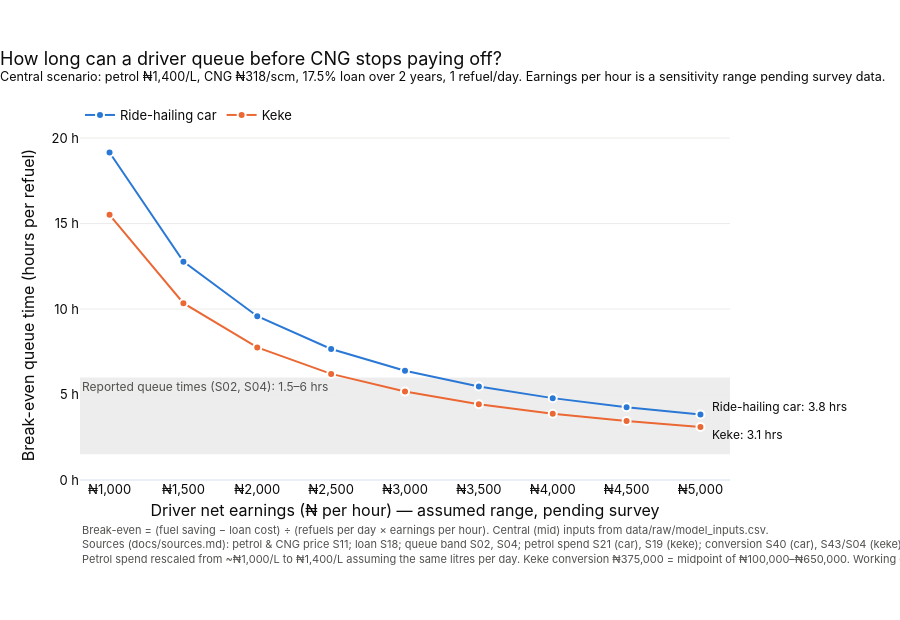

Notebook source saved alongside this figure:
### Markdown cell above
## 9. Chart: break-even queue time vs earnings

- **One line per vehicle, central scenario.** Blue = ride-hailing car, orange = keke, the same palette as notebook 01.
- **Grey band = reported queue times**, 1.5 hours (NESG estimate, S02) to 6 hours (Abuja reports, S04), read from the
  `queue_time_per_refuel` row. Where a line sits *above* the band, CNG pays off even at the worst reported queues;
  where it drops *into* the band, real queues can wipe out the gain.
- `add_hrect` draws the band as a shape spanning the full width, with `layer="below"` so the lines sit on top.
- **y-axis starts at 0** so the distance between a line and the band isn't distorted.

### Code cell
COLORS = {"Ride-hailing car": "#2a78d6", "Keke": "#eb6834"}
LABEL_SHIFT = {"Ride-hailing car": 8, "Keke": -8}   # pixels
INK = "#0b0b0b"
INK_MUTED = "#52514e"
BAND_LOW, BAND_HIGH = queue_time["low"], queue_time["high"]   # 1.5 and 6 hours (S02; S04)
c = scenarios["Central"]   # short name for the subtitle and footnote

fig = go.Figure()

fig.add_hrect(
    y0=BAND_LOW, y1=BAND_HIGH,
    fillcolor="#8a8984", opacity=0.15, line_width=0, layer="below",
    annotation_text=f"Reported queue times (S02, S04): {BAND_LOW:g}–{BAND_HIGH:g} hrs",
    annotation_position="top left",
    annotation_font=dict(color=INK_MUTED, size=12),
)

for vehicle_name in vehicles:
    d = central[central["vehicle"] == vehicle_name]
    fig.add_trace(go.Scatter(
        x=d["earnings_per_hour"],
        y=d["break_even_queue_hours"],
        name=vehicle_name,
        mode="lines+markers",
        line=dict(color=COLORS[vehicle_name], width=2),
        marker=dict(size=8, color=COLORS[vehicle_name], line=dict(color="white", width=2)),
        customdata=d[["fuel_saving", "loan_cost"]],
        hovertemplate=(
            f"<b>{vehicle_name}</b><br>"
            "Earnings: ₦%{x:,.0f} per hour<br>"
            "Break-even queue: <b>%{y:.1f} hours</b> per refuel<br>"
            "Fuel saving: ₦%{customdata[0]:,.0f}/day · Loan: ₦%{customdata[1]:,.0f}/day"
            "<extra></extra>"
        ),
    ))
    # Direct label at the right end of each line. The two lines end close together,
    # so nudge the upper one up and the lower one down to keep the labels apart.
    last = d.iloc[-1]
    fig.add_annotation(
        x=last["earnings_per_hour"], y=last["break_even_queue_hours"],
        text=f"{vehicle_name}: {last['break_even_queue_hours']:.1f} hrs",
        xanchor="left", xshift=10, yshift=LABEL_SHIFT[vehicle_name], showarrow=False,
        font=dict(color=INK, size=12),
    )

fig.update_layout(
    title=dict(
        text="How long can a driver queue before CNG stops paying off?<br>"
             f"<sup>Central scenario: petrol ₦{c['petrol_price']:,.0f}/L, CNG ₦{c['cng_price']:,.0f}/scm, "
             f"{c['interest_rate']:.1%} loan over {c['tenor_years']:g} years, {refuels_per_day:g} refuel/day. "
             "Earnings per hour is a sensitivity range pending survey data.</sup>",
        x=0, xanchor="left",
    ),
    template="plotly_white",
    font=dict(family="Inter, Segoe UI, Arial, sans-serif", size=13, color=INK),
    xaxis=dict(
        title=dict(text="Driver net earnings (₦ per hour) — assumed range, pending survey", standoff=8),
        tickprefix="₦", tickformat=",.0f", dtick=500, showgrid=False,
        range=[EARNINGS_PER_HOUR[0] - 200, EARNINGS_PER_HOUR[-1] + 200],   # a little padding, no empty tick past 5,000
    ),
    yaxis=dict(
        title=dict(text="Break-even queue time (hours per refuel)", standoff=12),
        rangemode="tozero", gridcolor="#ececea", ticksuffix=" h",
    ),
    legend=dict(orientation="h", yanchor="bottom", y=1.0, x=0, xanchor="left"),
    hovermode="closest",
    margin=dict(t=130, l=80, r=170, b=140),
    height=620,
)

fig.add_annotation(
    text="Break-even = (fuel saving − loan cost) ÷ (refuels per day × earnings per hour). "
         "Central (mid) inputs from data/raw/model_inputs.csv.<br>"
         "Sources (docs/sources.md): petrol & CNG price S11; loan S18; queue band S02, S04; "
         "petrol spend S21 (car), S19 (keke); conversion S40 (car), S43/S04 (keke).<br>"
         f"Petrol spend rescaled from ~₦{spend_ref_price:,.0f}/L to ₦{c['petrol_price']:,.0f}/L "
         f"assuming the same litres per day. Keke conversion ₦{conv_keke['mid']:,.0f} = midpoint of "
         f"₦{conv_keke['low']:,.0f}–₦{conv_keke['high']:,.0f}. Working days {working_days:g}/yr (assumption).",
    xref="paper", yref="paper", x=0, y=-0.25, showarrow=False,
    xanchor="left", align="left", font=dict(size=11, color=INK_MUTED),
)

fig.show()

### Figure 1 — Plotly figure (JSON) as saved in the notebook; plotly's stock layout.template omitted (floating-point values rounded to 4 significant figures)
{"data": [{"customdata": [[21640.0, 2484.0], [21640.0, 2484.0], [21640.0, 2484.0], [21640.0, 2484.0], [21640.0, 2484.0], [21640.0, 2484.0], [21640.0, 2484.0], [21640.0, 2484.0], [21640.0, 2484.0]], "hovertemplate": "<b>Ride-hailing car</b><br>Earnings: ₦%{x:,.0f} per hour<br>Break-even queue: <b>%{y:.1f} hours</b> per refuel<br>Fuel saving: ₦%{customdata[0]:,.0f}/day · Loan: ₦%{customdata[1]:,.0f}/day<extra></extra>", "line": {"color": "#2a78d6", "width": 2}, "marker": {"color": "#2a78d6", "line": {"color": "white", "width": 2}, "size": 8}, "mode": "lines+markers", "name": "Ride-hailing car", "type": "scatter", "x": [1000, 1500, 2000, 2500, 3000, 3500, 4000, 4500, 5000], "y": [19.16, 12.77, 9.578, 7.662, 6.385, 5.473, 4.789, 4.257, 3.831]}, {"customdata": [[16230.0, 716.6], [16230.0, 716.6], [16230.0, 716.6], [16230.0, 716.6], [16230.0, 716.6], [16230.0, 716.6], [16230.0, 716.6], [16230.0, 716.6], [16230.0, 716.6]], "hovertemplate": "<b>Keke</b><br>Earnings: ₦%{x:,.0f} per hour<br>Break-even queue: <b>%{y:.1f} hours</b> per refuel<br>Fuel saving: ₦%{customdata[0]:,.0f}/day · Loan: ₦%{customdata[1]:,.0f}/day<extra></extra>", "line": {"color": "#eb6834", "width": 2}, "marker": {"color": "#eb6834", "line": {"color": "white", "width": 2}, "size": 8}, "mode": "lines+markers", "name": "Keke", "type": "scatter", "x": [1000, 1500, 2000, 2500, 3000, 3500, 4000, 4500, 5000], "y": [15.51, 10.34, 7.757, 6.205, 5.171, 4.432, 3.878, 3.447, 3.103]}], "layout": {"annotations": [{"font": {"color": "#52514e", "size": 12}, "showarrow": false, "text": "Reported queue times (S02, S04): 1.5–6 hrs", "x": 0, "xanchor": "left", "xref": "x domain", "y": 6.0, "yanchor": "top", "yref": "y"}, {"font": {"color": "#0b0b0b", "size": 12}, "showarrow": false, "text": "Ride-hailing car: 3.8 hrs", "x": 5000, "xanchor": "left", "xshift": 10, "y": 3.831, "yshift": 8}, {"font": {"color": "#0b0b0b", "size": 12}, "showarrow": false, "text": "Keke: 3.1 hrs", "x": 5000, "xanchor": "left", "xshift": 10, "y": 3.103, "yshift": -8}, {"align": "left", "font": {"color": "#52514e", "size": 11}, "showarrow": false, "text": "Break-even = (fuel saving − loan cost) ÷ (refuels per day × earnings per hour). Central (mid) inputs from data/raw/model_inputs.csv.<br>Sources (docs/sources.md): petrol & CNG price S11; loan S18; queue band S02, S04; petrol spend S21 (car), S19 (keke); conversion S40 (car), S43/S04 (keke).<br>Petrol spend rescaled from ~₦1,000/L to ₦1,400/L assuming the same litres per day. Keke conversion ₦375,000 = midpoint of ₦100,000–₦650,000. Working days 312/yr (assumption).", "x": 0, "xanchor": "left", "xref": "paper", "y": -0.25, "yref": "paper"}], "font": {"color": "#0b0b0b", "family": "Inter, Segoe UI, Arial, sans-serif", "size": 13}, "height": 620, "hovermode": "closest", "legend": {"orientation": "h", "x": 0, "xanchor": "left", "y": 1.0, "yanchor": "bottom"}, "margin": {"b": 140, "l": 80, "r": 170, "t": 130}, "shapes": [{"fillcolor": "#8a8984", "layer": "below", "line": {"width": 0}, "opacity": 0.15, "type": "rect", "x0": 0, "x1": 1, "xref": "x domain", "y0": 1.5, "y1": 6.0, "yref": "y"}], "title": {"text": "How long can a driver queue before CNG stops paying off?<br><sup>Central scenario: petrol ₦1,400/L, CNG ₦318/scm, 17.5% loan over 2 years, 1 refuel/day. Earnings per hour is a sensitivity range pending survey data.</sup>", "x": 0, "xanchor": "left"}, "xaxis": {"dtick": 500, "range": [800, 5200], "showgrid": false, "tickformat": ",.0f", "tickprefix": "₦", "title": {"standoff": 8, "text": "Driver net earnings (₦ per hour) — assumed range, pending survey"}}, "yaxis": {"gridcolor": "#ececea", "rangemode": "tozero", "ticksuffix": " h", "title": {"standoff": 12, "text": "Break-even queue time (hours per refuel)"}}}}
